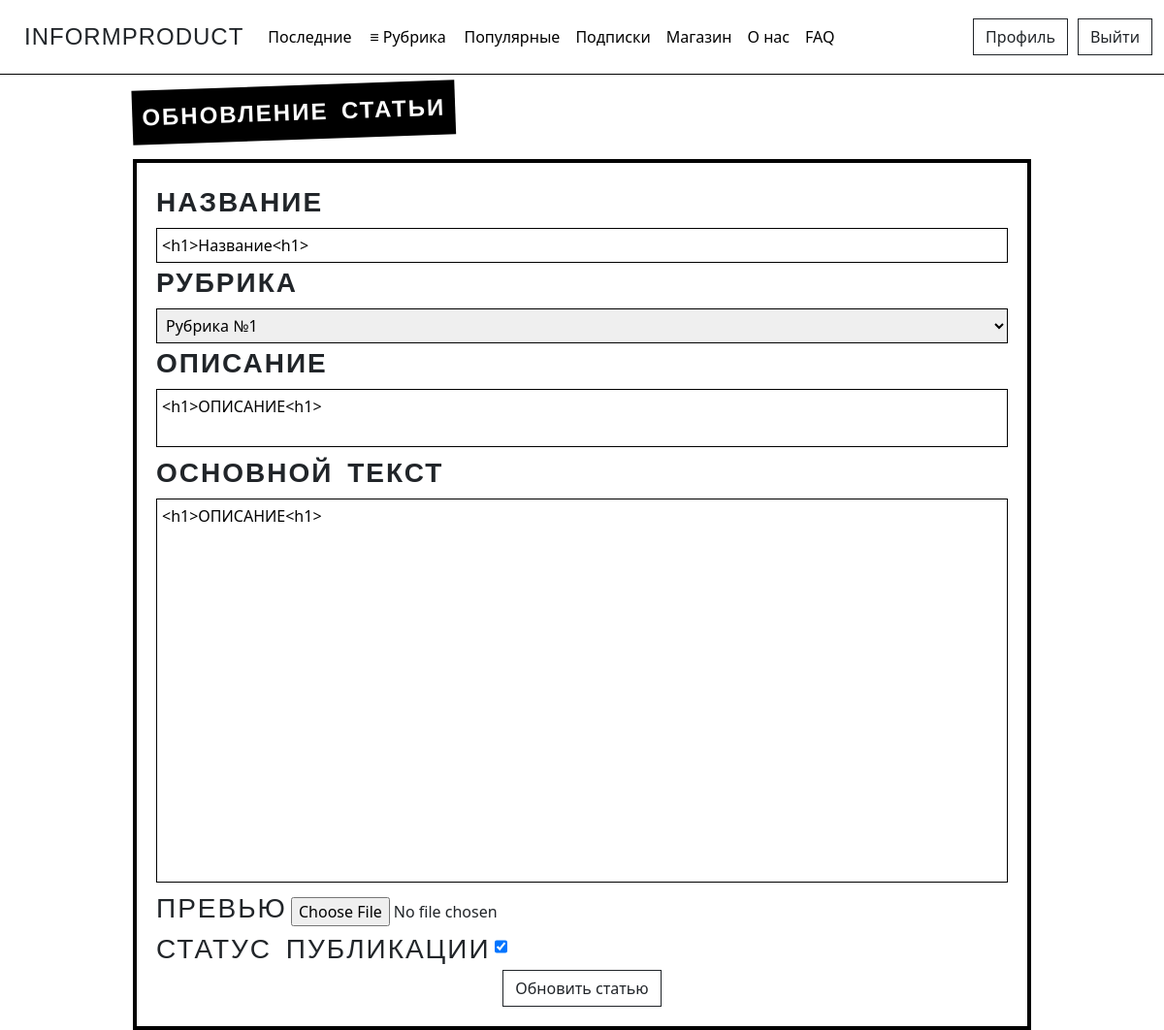
Screenshot of /articles/28/update (signed in) with the database file from the repository.
### journal/models.py (models this page shows, shortened)
class Article(models.Model):
    CATEGORY_CHOICES = [
        ('Category №1', 'Рубрика №1'),
        ('Category №2', 'Рубрика №2'),
        ('Category №3', 'Рубрика №3'),
        ('Category №4', 'Рубрика №4'),
        ('Category №5', 'Рубрика №5'),
    ]
    title = models.CharField('Название', max_length=100)
    description = models.TextField('Описание')
    text = models.TextField('Основной текст')
    category = models.CharField(max_length=50, verbose_name='Рубрика', choices=CATEGORY_CHOICES, default='Рубрика №1')
    author = models.ForeignKey(User, verbose_name='Автор', on_delete=models.CASCADE)
    publication = models.BooleanField('Статус публикации', default=False)
    date = models.DateTimeField('Дата', default=timezone.now)
    likes = models.IntegerField('Количество лайков', default=0)
    img = models.ImageField('Превью', default='default_preview.png', upload_to='preview_images')
    class Meta:
        verbose_name = 'Статью'
        verbose_name_plural = 'Статьи'

### journal/views.py (the view, shortened to what this page needs)
# urls.py: path('articles/<int:pk>/update', views.UpdateArticleView.as_view(), name='articles-update'),
class UpdateArticleView(LoginRequiredMixin, UserPassesTestMixin, UpdateView):
    model = Article
    template_name = 'journal/create_article.html'
    form_class = ArticleForm
    def get_context_data(self, **kwargs):
        ctx = super(UpdateArticleView, self).get_context_data(**kwargs)
        ctx['title'] = 'Обновление статьи'
        ctx['btn_text'] = 'Обновить статью'
        return ctx
    def test_func(self):
        articles = self.get_object()
        user = self.request.user
        profile = Profile.objects.get(user=user)
        if self.request.user == articles.author:
            if not articles.publication or profile.status == 'User VIP' or self.request.user.is_superuser:
                return True
        return False

### journal/forms.py
class ArticleForm(forms.ModelForm):
    title = forms.CharField(
        label='Название',
        required=True,
    )
    category = forms.ChoiceField(
        label='Рубрика',
        choices=Article.CATEGORY_CHOICES,
        required=True,
    )
    description = forms.CharField(
        label='Описание',
        required=True,
        widget=forms.Textarea(attrs={'rows': 2}),
    )
    text = forms.CharField(
        label='Основной текст',
        required=True,
        widget=forms.Textarea(attrs={'rows': 16}),
    )
    publication = forms.BooleanField(
        label='Статус публикации',
        required=False,
        widget=forms.CheckboxInput(attrs={'class': 'form-check'}),
    )
    img = forms.ImageField(
        label='Превью',
        required=False,
        widget=forms.FileInput
    )
    class Meta:
        model = Article
        fields = ['title', 'category', 'description', 'text', 'publication', 'img']

### journal/templates/journal/create_article.html (shortened to what this page needs)
{% extends 'journal/base.html' %}
{% block content %}
    <div class="tilted-text font">{{ title }}</div>
    <div class="form-container alert-light">
      <form method="post" enctype="multipart/form-data">
        <div class="form-group">
          <label>{{ form.title.label }}</label>
           {{ form.title}}
          <label>{{ form.category.label }}</label>
           {{ form.category}}
          <label>{{ form.description.label }}</label>
           {{ form.description}}
          <label>{{ form.text.label }}</label>
          {{ form.text}}
        </div>
        <label>{{ form.img.label }}</label>
           {{ form.img}}
           <div>
         <label class="form-check-label">{{ form.publication.label }}</label>
         {{ form.publication }}
    </div>
        <div class="text-center">
          <button class="btn btn-outline-dark btn-rectangular" type="submit">{{ btn_text }}</button>
        </div>
      </form>
    </div>
{% endblock %}

### journal/static/journal/main.css (style rules this page uses)
body { background-repeat: no-repeat; background-size: cover; background-attachment: fixed; background-position: center; padding-top: 60px; }
.alert-light { background-color: rgba(255, 255, 255, 0.8); }
textarea { resize: none; }
.btn-rectangular { border-radius: 0; }
.font { font-family: 'Impact', sans-serif; letter-spacing: 2px; word-spacing: 5px; font-size: 28px; text-transform: uppercase; }
.tilted-text { display: inline-block; background-color: black; color: white; font-weight: bold; font-size: 24px; padding: 10px; transform: rotate(-2deg) translateY(-20px); user-select: none; }
.form-container { border: 4px solid #000; padding: 20px; }
.form-container label { font-family: 'Impact', sans-serif; letter-spacing: 2px; word-spacing: 5px; font-size: 28px; text-transform: uppercase; }
.form-group label { display: block; font-weight: bold; margin-bottom: 5px; }
.form-group input, .form-group select, .form-group textarea { width: 100%; padding: 5px; border: 1px solid #000; }
.form-check { display: inline-block; }

### rows the page displays
Article: title.label "НАЗВАНИЕ", title "<h1>Название<h1>", category "Рубрика №1", description "<h1>ОПИСАНИЕ<h1>", text "<h1>ОПИСАНИЕ<h1>", publication "☑"

### other values shown
{{ title }} "ОБНОВЛЕНИЕ СТАТЬИ"
{{ btn_text }} "Обновить статью"
